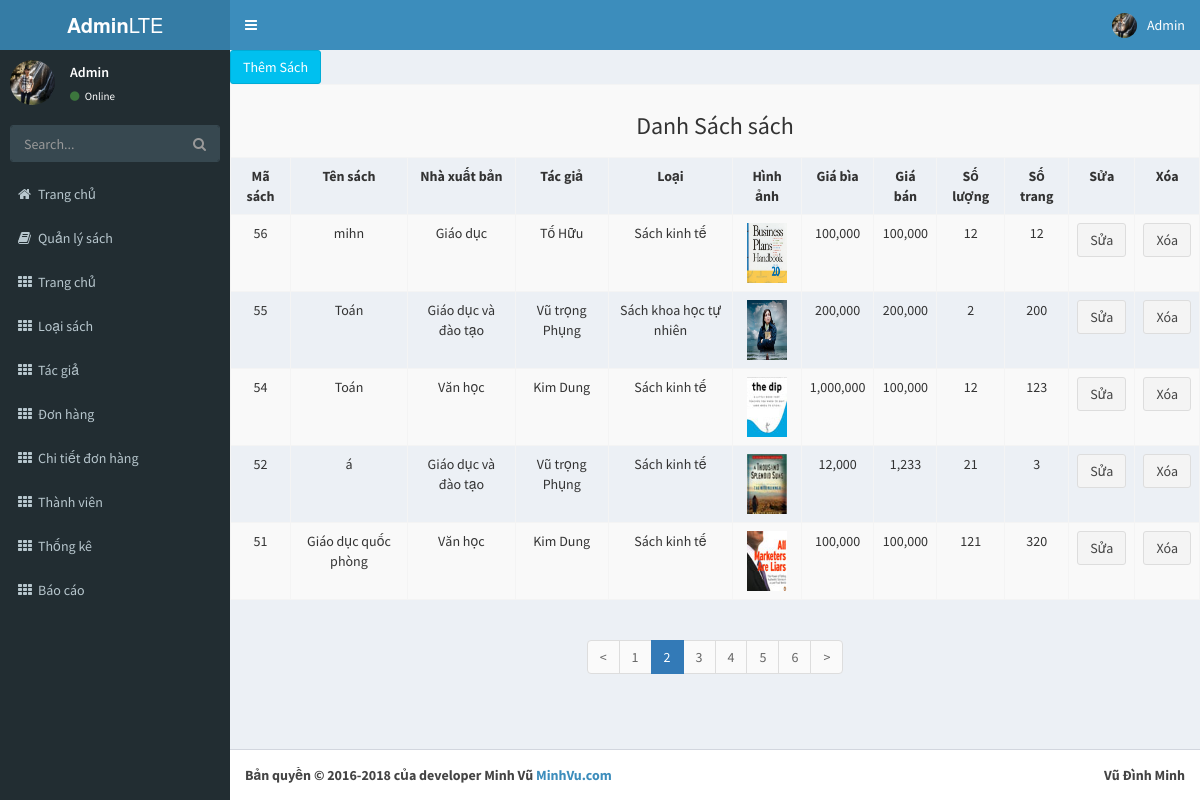
Page /admin/admin.php?sk=sach&method=Hien&page=2 (signed in) on the committed database.
### tables this page shows
CREATE TABLE `sach` (
  `id` int(11) NOT NULL,
  `TenSach` varchar(200) NOT NULL,
  `id_nxb` int(11) NOT NULL,
  `id_tg` int(11) NOT NULL,
  `HinhAnh` varchar(200) NOT NULL,
  `GiaCu` int(11) NOT NULL,
  `GiaMoi` int(11) NOT NULL,
  `id_loai` int(11) NOT NULL,
  `SoLuong` int(11) NOT NULL,
  `SoTrang` int(11) NOT NULL,
  `SoLuotXem` int(11) NOT NULL
);

CREATE TABLE `nhaxuatban` (
  `id_nxb` int(11) NOT NULL,
  `TenNXB` varchar(200) NOT NULL,
  `SDTNXB` varchar(12) NOT NULL,
  `DiaChiNXB` varchar(200) NOT NULL
);

CREATE TABLE `tacgia` (
  `id_tg` int(11) NOT NULL,
  `TenTG` varchar(200) NOT NULL,
  `SDTTG` varchar(12) NOT NULL,
  `DiaChiTG` varchar(200) NOT NULL
);

CREATE TABLE `loaisach` (
  `id_loai` int(11) NOT NULL,
  `TenLoai` varchar(200) NOT NULL
);

### admin/controller/c_sach.php (called while the page is built, shortened)
<?php
    class C_sach{
        function Hien(){
            if(!isset($_GET['page'])){
                $page = 1;
            }
            else{
                $page = $_GET['page'];
            }
            $hien_sach = new M_database();
            $row1=$hien_sach->GetAll_Sachpt(5, $page);
            include_once 'view/v_sach.php';
        }
    }
    $sach = new C_sach();
    $method = isset($_GET['method'])? $_GET['method']: 'Hien';
    $sach->$method();

### admin/admin.php (called while the page is built)
<?php
    include_once 'controller/c_admin.php';
?>

### admin/view/v_sach.php (the view, shortened to what this page needs)
<input type="button" data-page="<?php echo $page ?>" class="sua_sach btn btn-info" data-toggle="modal" data-target="#myModal" value="Thêm Sách">
<div class="row">
<div  class="col-lg-12 col-md-12 col-sm-12 col-xs-12">
    <div class="table_don_hang">
        <table style="text-align: center" class="table table-hover table-bordered table-striped" >
        <tr><td colspan="12"><h3>Danh Sách sách</h3></td></tr>
        <tr >
            <th style="text-align: center">Mã sách</th>
            <th style="text-align: center">Tên sách</th>
            <th style="text-align: center">Nhà xuất bản</th>
            <th style="text-align: center">Tác giả</th>
            <th style="text-align: center">Loại</th>
            <th style="text-align: center">Hình ảnh</th>
            <th style="text-align: center">Giá bìa</th>
            <th style="text-align: center">Giá bán</th>
            <th style="text-align: center">Số lượng</th>
            <th style="text-align: center">Số trang</th>
            <th style="text-align: center">Sửa </th>
            <th style="text-align: center">Xóa</th>
        </tr>
        <?php
        foreach ($row1 as $values){
        ?>
        <tr>
            <td><?php echo $values['id'] ?></td>
            <td><?php echo $values['TenSach'] ?></td>
            <td><?php echo $values['TenNXB'] ?></td>
            <td><?php echo $values['TenTG'] ?></td>
            <td><?php echo $values['TenLoai'] ?></td>
            <td><img src="../upload/<?php echo $values['HinhAnh'] ?>" height="60px" width="40px"></td>
            <td><?php echo number_format($values['GiaCu'], 0,'.',',') ?></td>
            <td><?php echo number_format($values['GiaMoi'],0,'.',',') ?></td>
            <td><?php echo $values['SoLuong'] ?></td>
            <td><?php echo $values['SoTrang'] ?></td>
            <td>
                <input type="button" data-page="<?php echo $page ?>" class="sua_sach btn btn-default" data-id_sua="<?php echo $values['id'] ?>" name="" data-toggle="modal" data-target="#myModal" value="Sửa">
            </td>
            <td>
                <input type="button" class="xoa_sach btn btn-default" data-id_xoa="<?php echo $values['id'] ?>" value="Xóa">
            </td>
        </tr>
        <?php
           }
        ?>
    </table>
    </div>
</div>
</div>

### rows in the picture
sach: id "56", TenSach "mihn", id_nxb.TenNXB "Giáo dục", id_tg.TenTG "Tố Hữu", id_loai.TenLoai "Sách kinh tế", HinhAnh (picture), GiaCu "100,000", GiaMoi "100,000", SoLuong "12", SoTrang "12"
sach: id "55", TenSach "Toán", id_nxb.TenNXB "Giáo dục và đào tạo", id_tg.TenTG "Vũ trọng Phụng", id_loai.TenLoai "Sách khoa học tự nhiên", HinhAnh (picture), GiaCu "200,000", GiaMoi "200,000", SoLuong "2", SoTrang "200"
sach: id "54", TenSach "Toán", id_nxb.TenNXB "Văn học", id_tg.TenTG "Kim Dung", id_loai.TenLoai "Sách kinh tế", HinhAnh (picture), GiaCu "1,000,000", GiaMoi "100,000", SoLuong "12", SoTrang "123"
sach: id "52", TenSach "á", id_nxb.TenNXB "Giáo dục và đào tạo", id_tg.TenTG "Vũ trọng Phụng", id_loai.TenLoai "Sách kinh tế", HinhAnh (picture), GiaCu "12,000", GiaMoi "1,233", SoLuong "21", SoTrang "3"
sach: id "51", TenSach "Giáo dục quốc phòng", id_nxb.TenNXB "Văn học", id_tg.TenTG "Kim Dung", id_loai.TenLoai "Sách kinh tế", HinhAnh (picture), GiaCu "100,000", GiaMoi "100,000", SoLuong "121", SoTrang "320"

### other values in the picture
$_SESSION['admin'] "Admin"
